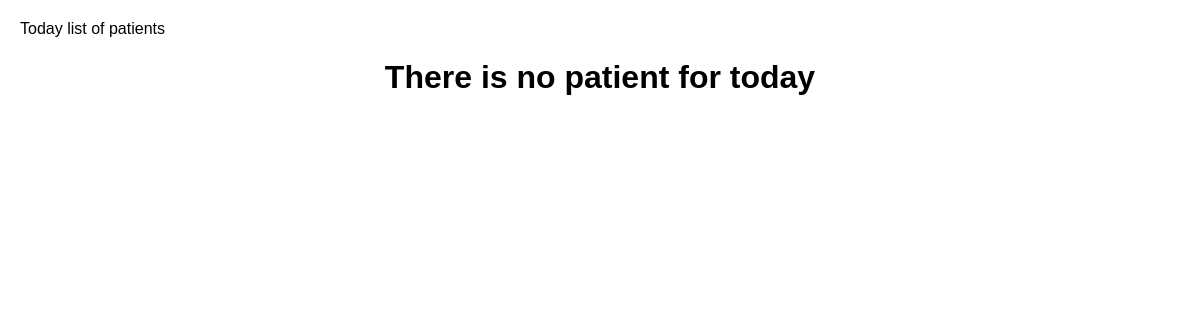
Before: /patients-doctor (signed in) with the older database file.
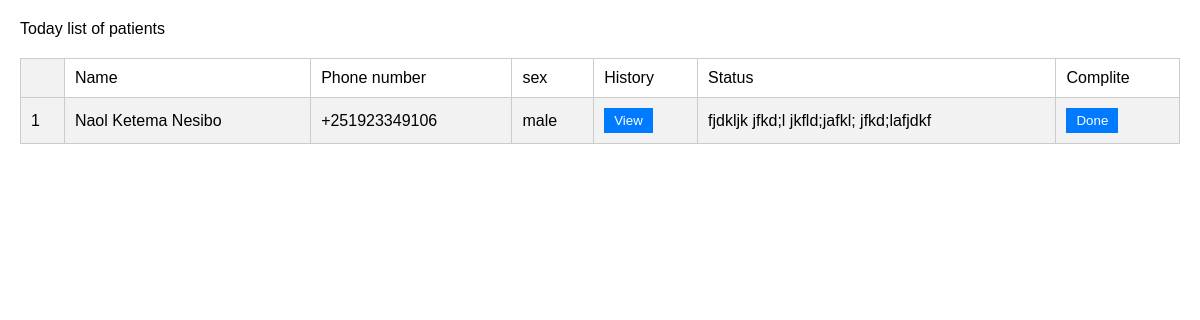
After: the same page with the newer database file.
### register_patient/models.py (models this page shows, shortened)
class Nurses(models.Model):
    patient = models.ForeignKey(Register_Patient,on_delete=models.PROTECT)
    status = models.TextField(max_length=700)
    doctor = models.ForeignKey(user_login,on_delete=models.PROTECT)

class Register_Patient(models.Model):
    First_Name = models.CharField(max_length=50)
    Middle_Name = models.CharField(max_length=50)
    Last_Name = models.CharField(max_length=50)
    Full_Name = models.CharField(max_length=200)
    Father_Name = models.CharField(max_length=150)
    Mother_Name = models.CharField(max_length=150)
    Age = models.IntegerField(default=0)
    Sex = models.CharField(max_length=10,choices=sex,default="None")
    Address = models.CharField(max_length=100)
    Phone_Number = models.CharField(max_length=15)
    Emergency_Phone_Number = models.CharField(max_length=15)
    Birth_Day = models.DateField()
    Created_at = models.DateTimeField(auto_now=True)
    Nurse_Checked = models.BooleanField(default=False)
    class Meta:
        ordering = ['Created_at']

### stor/views.py (the view)
# urls.py: path('patients-doctor', views.doctor_patients, name="doctor_patients"),
@login_required(login_url='/login/')
def doctor_patients(request):
     user = request.user
     if Nurses.objects.filter(doctor = user).exists():
           dr_patients = Nurses.objects.filter(doctor = user)
     else:
           dr_patients = []
     dictionary = {'patients_DR' : dr_patients}
     return render(request, 'patient_for_dr.html', dictionary)

### templates/patient_for_dr.html
{%load static%}
<html>
	<link rel="stylesheet" href="{%static 'tables.css'%}">
	<head>Today list of patients</head>
	<body>
		{%if patients_DR%}
		<table>
			<th>
				<td>Name</td>
				<td>Phone number</td>
				<td>sex</td>
				<td>History</td>
				<td>Status</td>
				<td>Complite</td>
			</th>
			{%for patients_DR in patients_DR%}
			<tr>
				<td>{{ forloop.counter }}</td>
				<td>{{patients_DR.patient.Full_Name}}</td>
				<td>{{patients_DR.patient.Phone_Number}}</td>
				<td>{{patients_DR.patient.Sex}}</td>
				<td><a href="history-patients/{{patients_DR.patient.id}}"><button>View</button></td>
				<td>{{patients_DR.status}}</td>
				<td><a href="/finish/{{patients_DR.id}}"><button>Done</button></td>
			</tr>
			{%endfor%}
		</table>
		{%else%}
		<h1>There is no patient for today</h1>
		{%endif%}
	</body>
</html>

Changed rows visible on the page:
added Nurses: patient.Full_Name "Naol Ketema Nesibo", patient.Phone_Number "+251923349106", patient.Sex "male", status "fjdkljk jfkd;l jkfld;jafkl; jfkd;lafjdkf"
Other visible differences:
text no longer shown: "There is no patient for today"
text now shown: "Name Phone number sex History Status Complite"
